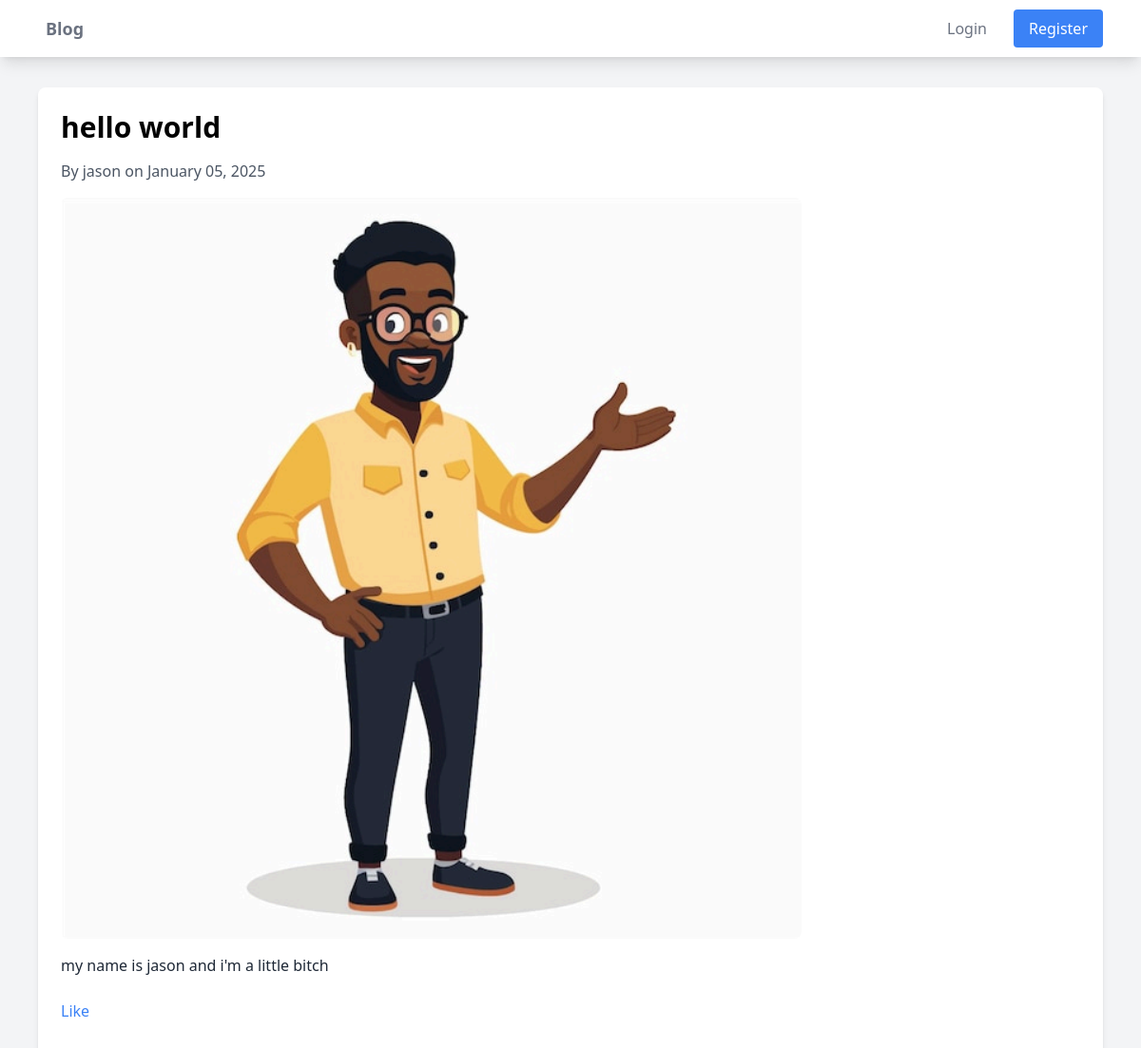
The app's page /post/1/ with its own data.
### core/models.py (models this page shows, shortened)
class Post(models.Model):
    title = models.CharField(max_length=200)
    content = models.TextField()
    author = models.ForeignKey(User, on_delete=models.CASCADE)
    created_at = models.DateTimeField(auto_now_add=True)
    updated_at = models.DateTimeField(auto_now=True)
    image = models.ImageField(upload_to='posts/', null=True, blank=True)
    likes = models.ManyToManyField(User, related_name='liked_posts', blank=True)

### core/views.py (the view)
# urls.py: path('post/<int:pk>/', PostDetailView.as_view(), name='post-detail'),
class PostDetailView(DetailView):
    model = Post
    template_name = 'core/post_detail.html'
    def get_context_data(self, **kwargs):
        context = super().get_context_data(**kwargs)
        context['comment_form'] = CommentForm()
        return context

### templates/core/post_detail.html (shortened to what this page needs)
{% extends 'base.html' %} {% block content %}
<article class="bg-white rounded-lg shadow-md p-6">
	<h1 class="text-3xl font-bold mb-4">{{ post.title }}</h1>
	<p class="text-gray-600 mb-4">
		By {{ post.author }} on {{ post.created_at|date:"F d, Y" }}
	</p>
	{% if post.image %}
	<img
		src="{{ post.image.url }}"
		alt="{{ post.title }}"
		class="mb-4 rounded-lg max-w-full" />
	{% endif %}
	<p class="text-gray-800 mb-6">{{ post.content }}</p>
	<div class="flex items-center mb-6">
		<form
			action="{% url 'post-like' post.pk %}"
			method="POST"
			class="inline">
			<button
				type="submit"
				class="text-blue-500 hover:text-blue-700">
				{% if user in post.likes.all %} Unlike {% else %} Like {% endif %}
			</button>
		</form>
	</div>
</article>
 {% endblock %}

### records on screen
Post: title "hello world", author "jason", created_at "January 05, 2025", image (picture), content "my name is jason and i'm a little bitch"
